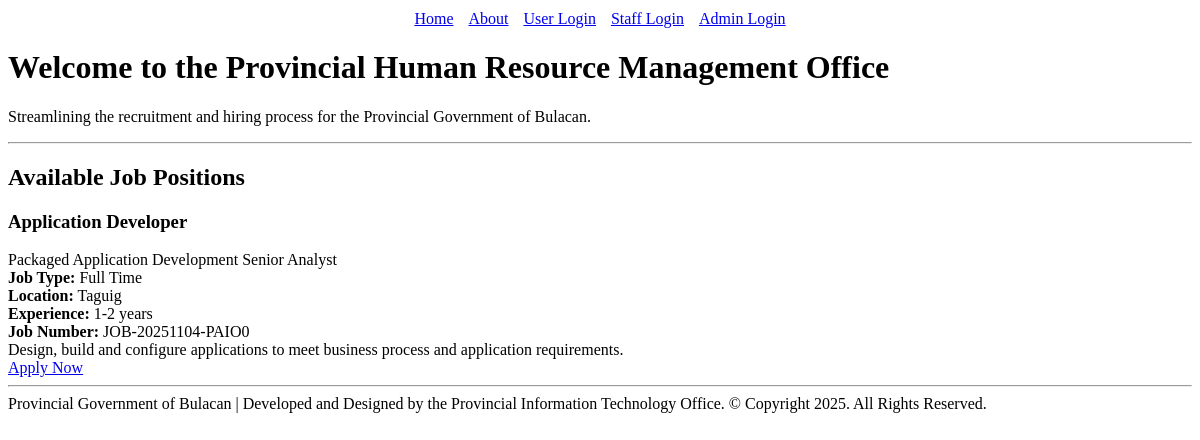
/, run on an earlier commit of the app's database.
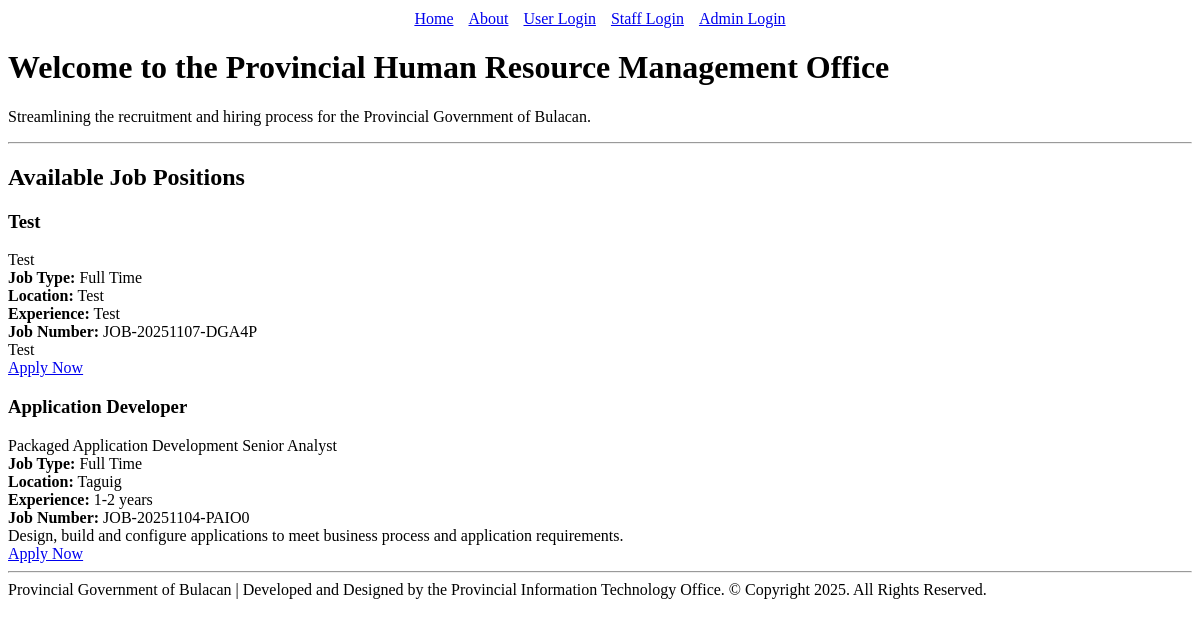
And on a later commit of the database.
### staff_app/models.py (models this page shows, shortened)
class JobPost(models.Model):
    staff = models.ForeignKey(User, on_delete=models.CASCADE, related_name='job_posts')
    title = models.CharField(max_length=255)
    position_title = models.CharField(max_length=255)
    job_type = models.CharField(max_length=20, choices=JOB_TYPE_CHOICES)
    experience = models.CharField(max_length=100, help_text='e.g. 2 years')
    job_number = models.CharField(max_length=50, unique=True, blank=True)
    job_description = models.TextField()
    qualification = models.TextField()
    location = models.CharField(max_length=255)
    additional_info = models.TextField(blank=True, null=True)
    about_company = models.TextField(blank=True, null=True)
    post_date = models.DateTimeField(auto_now_add=True)
    archived = models.BooleanField(default=False)

### main_app/views.py (the view)
# urls.py: path('', views.landing_page, name='landing'),
def landing_page(request):
    jobs = JobPost.objects.filter(archived=False).order_by('-post_date')
    return render(request, 'main/landing.html', {'jobs': jobs})

### main_app/templates/main/landing.html (shortened to what this page needs)
<!DOCTYPE html>
<html lang="en">
<head>
</head>
<body>
  {% include "nav.html" %}
  <div class="hero">
    <h1>Welcome to the Provincial Human Resource Management Office</h1>
    <p>Streamlining the recruitment and hiring process for the Provincial Government of Bulacan.</p>
  </div>
  <hr>
  <div class="jobs-section">
    <h2>Available Job Positions</h2>
    {% if jobs %}
      <div class="jobs-container">
        {% for job in jobs %}
          <div class="job-card">
            <h3>{{ job.title }}</h3>
            <div class="position-title">{{ job.position_title }}</div>
            <div class="job-info"><strong>Job Type:</strong> {{ job.get_job_type_display }}</div>
            <div class="job-info"><strong>Location:</strong> {{ job.location }}</div>
            <div class="job-info"><strong>Experience:</strong> {{ job.experience }}</div>
            <div class="job-info"><strong>Job Number:</strong> {{ job.job_number }}</div>
            <div class="job-description">{{ job.job_description|truncatewords:30 }}</div>
            <a href="{% url 'user:login' %}" class="apply-button">Apply Now</a>
          </div>
        {% endfor %}
      </div>
    {% else %}
      <div class="no-jobs">
        <p>No job positions available at the moment. Please check back later.</p>
      </div>
    {% endif %}
  </div>
  <hr>
  <footer>
    Provincial Government of Bulacan | Developed and Designed by the Provincial Information Technology Office. © Copyright 2025. All Rights Reserved.
  </footer>
</body>
</html>

What changed in the data, as far as the page shows it:
added JobPost: title "Test", position_title "Test", job_type "Full Time", location "Test", experience "Test", job_number "JOB-20251107-DGA4P", job_description "Test"
